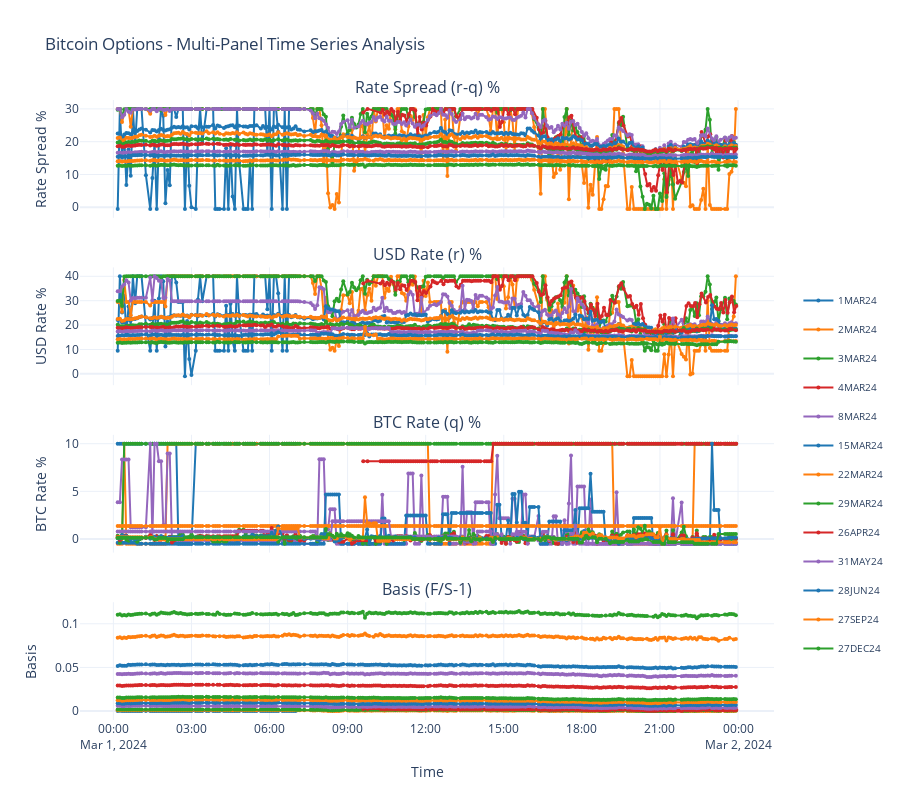

Here is the notebook cell this chart was saved with:
### Code cell
# Multi-panel visualization
# Plot rate spread, USD rate, BTC rate, and basis across time for each expiry

if not df_results.is_empty() and len(df_results) > 1:
    from plotly.subplots import make_subplots
    
    print("📊 MULTI-PANEL VISUALIZATION")
    
    # Create 4-panel subplot
    fig = make_subplots(
        rows=4, cols=1,
        subplot_titles=['Rate Spread (r-q) %', 'USD Rate (r) %', 'BTC Rate (q) %', 'Basis (F/S-1)'],
        vertical_spacing=0.08,
        shared_xaxes=True
    )
    
    colors = ['#1f77b4', '#ff7f0e', '#2ca02c', '#d62728', '#9467bd']
    
    # Plot data for each expiry
    for i, expiry in enumerate(symbol_manager.get_sorted_expiries()):
        expiry_data = df_results.filter(pl.col('expiry') == expiry).sort('timestamp')
        
        if not expiry_data.is_empty():
            color = colors[i % len(colors)]
            times = expiry_data['timestamp'].to_list()
            
            # Calculate basis (F/S - 1)
            basis_data = ((expiry_data['F'] / expiry_data['S']) - 1).to_list()
            
            # Panel data
            panels_data = [
                (expiry_data['rate_spread'] * 100).to_list(),  # Rate spread
                (expiry_data['r'] * 100).to_list(),            # USD rate
                (expiry_data['q'] * 100).to_list(),            # BTC rate  
                basis_data                                     # Basis (F/S-1)
            ]
            
            # Add traces for each panel
            for panel, data in enumerate(panels_data, 1):
                fig.add_trace(go.Scatter(
                    x=times,
                    y=data,
                    mode='lines+markers',
                    name=expiry,
                    line=dict(color=color, width=2),
                    marker=dict(size=4),
                    showlegend=(panel == 1),  # Show legend only for first panel
                    legendgroup=expiry        # Group traces by expiry
                ), row=panel, col=1)
    
    # Update layout
    fig.update_layout(
        title="Bitcoin Options - Multi-Panel Time Series Analysis",
        height=800,
        template='plotly_white',
        legend=dict(orientation="v", y=0.7, x=1.1, xanchor="center", font=dict(size=10))
    )
    
    # Update y-axis titles
    fig.update_yaxes(title_text="Rate Spread %", row=1, col=1)
    fig.update_yaxes(title_text="USD Rate %", row=2, col=1)
    fig.update_yaxes(title_text="BTC Rate %", row=3, col=1)
    fig.update_yaxes(title_text="Basis", row=4, col=1)
    fig.update_xaxes(title_text="Time", row=4, col=1)
    
    fig.show()
    print("✅ Visualization complete!")
    
else:
    print("📊 Insufficient data for visualization")

### Figure 1 — Plotly figure (JSON) as saved in the notebook; plotly's stock layout.template omitted (floating-point values rounded to 4 significant figures; data arrays with more than 128 entries replaced by an {"elided": "..."} marker saying what was removed)
{"data": [{"legendgroup": "1MAR24", "line": {"color": "#1f77b4", "width": 2}, "marker": {"size": 4}, "mode": "lines+markers", "name": "1MAR24", "showlegend": true, "type": "scatter", "x": ["2024-03-01T00:10:00", "2024-03-01T00:15:00", "2024-03-01T00:20:00", "2024-03-01T00:25:00", "2024-03-01T00:30:00", "2024-03-01T00:35:00", "2024-03-01T00:40:00", "2024-03-01T00:45:00", "2024-03-01T00:50:00", "2024-03-01T00:55:00", "2024-03-01T01:00:00", "2024-03-01T01:05:00", "2024-03-01T01:15:00", "2024-03-01T01:25:00", "2024-03-01T01:30:00", "2024-03-01T01:35:00", "2024-03-01T01:40:00", "2024-03-01T01:45:00", "2024-03-01T01:50:00", "2024-03-01T01:55:00", "2024-03-01T02:00:00", "2024-03-01T02:05:00", "2024-03-01T02:10:00", "2024-03-01T02:15:00", "2024-03-01T02:20:00", "2024-03-01T02:25:00", "2024-03-01T02:30:00", "2024-03-01T02:35:00", "2024-03-01T02:40:00", "2024-03-01T02:45:00", "2024-03-01T02:50:00", "2024-03-01T02:55:00", "2024-03-01T03:00:00", "2024-03-01T03:10:00", "2024-03-01T03:15:00", "2024-03-01T03:20:00", "2024-03-01T03:25:00", "2024-03-01T03:35:00", "2024-03-01T03:40:00", "2024-03-01T03:50:00", "2024-03-01T03:55:00", "2024-03-01T04:00:00", "2024-03-01T04:05:00", "2024-03-01T04:15:00", "2024-03-01T04:20:00", "2024-03-01T04:25:00", "2024-03-01T04:30:00", "2024-03-01T04:35:00", "2024-03-01T04:40:00", "2024-03-01T04:45:00", "2024-03-01T04:50:00", "2024-03-01T05:00:00", "2024-03-01T05:05:00", "2024-03-01T05:10:00", "2024-03-01T05:15:00", "2024-03-01T05:20:00", "2024-03-01T05:25:00", "2024-03-01T05:30:00", "2024-03-01T05:40:00", "2024-03-01T05:45:00", "2024-03-01T05:50:00", "2024-03-01T05:55:00", "2024-03-01T06:00:00", "2024-03-01T06:05:00", "2024-03-01T06:10:00", "2024-03-01T06:15:00", "2024-03-01T06:20:00", "2024-03-01T06:30:00", "2024-03-01T06:35:00", "2024-03-01T06:40:00", "2024-03-01T06:45:00", "2024-03-01T06:50:00", "2024-03-01T06:55:00", "2024-03-01T07:00:00"], "xaxis": "x", "y": [-0.5, 30.0, 15.12, 22.18, 6.786, 17.65, 9.574, 30.0, 18.91, 30.0, 30.0, 30.0, 9.796, -0.5, 8.924, 20.01, -0.5, 20.86, 30.0, 27.93, 1.239, 11.39, 6.691, 30.0, 30.0, 27.49, 30.0, 30.0, 30.0, -0.4975, 22.17, 6.549, 0.001551, -0.5, 20.49, 30.0, 19.73, 30.0, 30.0, 30.0, -0.4969, -0.4969, -0.5048, -0.5048, 17.96, -0.5, 18.79, 3.265, -0.5, 30.0, 13.68, -0.5, -0.5, -0.5, 14.26, -0.4998, 30.0, 30.0, 30.0, 29.99, 30.0, 16.45, 30.0, -0.5, 30.0, 30.0, 23.01, -0.5, 30.0, -0.5001, 30.0, 30.0, 30.0, 30.0], "yaxis": "y"}, {"legendgroup": "1MAR24", "line": {"color": "#1f77b4", "width": 2}, "marker": {"size": 4}, "mode": "lines+markers", "name": "1MAR24", "showlegend": false, "type": "scatter", "x": ["2024-03-01T00:10:00", "2024-03-01T00:15:00", "2024-03-01T00:20:00", "2024-03-01T00:25:00", "2024-03-01T00:30:00", "2024-03-01T00:35:00", "2024-03-01T00:40:00", "2024-03-01T00:45:00", "2024-03-01T00:50:00", "2024-03-01T00:55:00", "2024-03-01T01:00:00", "2024-03-01T01:05:00", "2024-03-01T01:15:00", "2024-03-01T01:25:00", "2024-03-01T01:30:00", "2024-03-01T01:35:00", "2024-03-01T01:40:00", "2024-03-01T01:45:00", "2024-03-01T01:50:00", "2024-03-01T01:55:00", "2024-03-01T02:00:00", "2024-03-01T02:05:00", "2024-03-01T02:10:00", "2024-03-01T02:15:00", "2024-03-01T02:20:00", "2024-03-01T02:25:00", "2024-03-01T02:30:00", "2024-03-01T02:35:00", "2024-03-01T02:40:00", "2024-03-01T02:45:00", "2024-03-01T02:50:00", "2024-03-01T02:55:00", "2024-03-01T03:00:00", "2024-03-01T03:10:00", "2024-03-01T03:15:00", "2024-03-01T03:20:00", "2024-03-01T03:25:00", "2024-03-01T03:35:00", "2024-03-01T03:40:00", "2024-03-01T03:50:00", "2024-03-01T03:55:00", "2024-03-01T04:00:00", "2024-03-01T04:05:00", "2024-03-01T04:15:00", "2024-03-01T04:20:00", "2024-03-01T04:25:00", "2024-03-01T04:30:00", "2024-03-01T04:35:00", "2024-03-01T04:40:00", "2024-03-01T04:45:00", "2024-03-01T04:50:00", "2024-03-01T05:00:00", "2024-03-01T05:05:00", "2024-03-01T05:10:00", "2024-03-01T05:15:00", "2024-03-01T05:20:00", "2024-03-01T05:25:00", "2024-03-01T05:30:00", "2024-03-01T05:40:00", "2024-03-01T05:45:00", "2024-03-01T05:50:00", "2024-03-01T05:55:00", "2024-03-01T06:00:00", "2024-03-01T06:05:00", "2024-03-01T06:10:00", "2024-03-01T06:15:00", "2024-03-01T06:20:00", "2024-03-01T06:30:00", "2024-03-01T06:35:00", "2024-03-01T06:40:00", "2024-03-01T06:45:00", "2024-03-01T06:50:00", "2024-03-01T06:55:00", "2024-03-01T07:00:00"], "xaxis": "x2", "y": [9.495, 40.0, 25.12, 32.17, 16.79, 27.65, 19.57, 40.0, 28.91, 40.0, 40.0, 40.0, 19.8, 9.5, 18.92, 30.01, 9.499, 30.86, 40.0, 37.93, 11.24, 21.39, 16.69, 40.0, 40.0, 37.49, 29.5, 29.5, 29.5, -0.9975, 21.67, 6.05, -0.4973, 9.5, 30.49, 40.0, 29.73, 40.0, 40.0, 40.0, 9.503, 9.503, 9.495, 9.495, 27.96, 9.5, 28.79, 13.26, 9.5, 40.0, 23.68, 9.5, 9.5, 9.5, 24.26, 9.5, 40.0, 40.0, 40.0, 39.99, 40.0, 26.45, 40.0, 9.5, 40.0, 40.0, 33.01, 9.5, 40.0, 9.5, 40.0, 40.0, 40.0, 40.0], "yaxis": "y2"}, {"legendgroup": "1MAR24", "line": {"color": "#1f77b4", "width": 2}, "marker": {"size": 4}, "mode": "lines+markers", "name": "1MAR24", "showlegend": false, "type": "scatter", "x": ["2024-03-01T00:10:00", "2024-03-01T00:15:00", "2024-03-01T00:20:00", "2024-03-01T00:25:00", "2024-03-01T00:30:00", "2024-03-01T00:35:00", "2024-03-01T00:40:00", "2024-03-01T00:45:00", "2024-03-01T00:50:00", "2024-03-01T00:55:00", "2024-03-01T01:00:00", "2024-03-01T01:05:00", "2024-03-01T01:15:00", "2024-03-01T01:25:00", "2024-03-01T01:30:00", "2024-03-01T01:35:00", "2024-03-01T01:40:00", "2024-03-01T01:45:00", "2024-03-01T01:50:00", "2024-03-01T01:55:00", "2024-03-01T02:00:00", "2024-03-01T02:05:00", "2024-03-01T02:10:00", "2024-03-01T02:15:00", "2024-03-01T02:20:00", "2024-03-01T02:25:00", "2024-03-01T02:30:00", "2024-03-01T02:35:00", "2024-03-01T02:40:00", "2024-03-01T02:45:00", "2024-03-01T02:50:00", "2024-03-01T02:55:00", "2024-03-01T03:00:00", "2024-03-01T03:10:00", "2024-03-01T03:15:00", "2024-03-01T03:20:00", "2024-03-01T03:25:00", "2024-03-01T03:35:00", "2024-03-01T03:40:00", "2024-03-01T03:50:00", "2024-03-01T03:55:00", "2024-03-01T04:00:00", "2024-03-01T04:05:00", "2024-03-01T04:15:00", "2024-03-01T04:20:00", "2024-03-01T04:25:00", "2024-03-01T04:30:00", "2024-03-01T04:35:00", "2024-03-01T04:40:00", "2024-03-01T04:45:00", "2024-03-01T04:50:00", "2024-03-01T05:00:00", "2024-03-01T05:05:00", "2024-03-01T05:10:00", "2024-03-01T05:15:00", "2024-03-01T05:20:00", "2024-03-01T05:25:00", "2024-03-01T05:30:00", "2024-03-01T05:40:00", "2024-03-01T05:45:00", "2024-03-01T05:50:00", "2024-03-01T05:55:00", "2024-03-01T06:00:00", "2024-03-01T06:05:00", "2024-03-01T06:10:00", "2024-03-01T06:15:00", "2024-03-01T06:20:00", "2024-03-01T06:30:00", "2024-03-01T06:35:00", "2024-03-01T06:40:00", "2024-03-01T06:45:00", "2024-03-01T06:50:00", "2024-03-01T06:55:00", "2024-03-01T07:00:00"], "xaxis": "x3", "y": [9.995, 9.996, 9.995, 9.995, 10.0, 10.0, 10.0, 9.999, 9.999, 10.0, 10.0, 10.0, 10.0, 10.0, 10.0, 10.0, 9.999, 10.0, 10.0, 10.0, 10.0, 10.0, 10.0, 10.0, 10.0, 10.0, -0.5, -0.5, -0.5, -0.5, -0.4993, -0.4992, -0.4989, 10.0, 10.0, 10.0, 10.0, 10.0, 10.0, 10.0, 10.0, 10.0, 10.0, 10.0, 10.0, 10.0, 10.0, 10.0, 10.0, 10.0, 10.0, 10.0, 10.0, 10.0, 10.0, 10.0, 10.0, 10.0, 10.0, 10.0, 10.0, 10.0, 10.0, 10.0, 10.0, 10.0, 10.0, 10.0, 10.0, 10.0, 10.0, 10.0, 10.0, 10.0], "yaxis": "y3"}, {"legendgroup": "1MAR24", "line": {"color": "#1f77b4", "width": 2}, "marker": {"size": 4}, "mode": "lines+markers", "name": "1MAR24", "showlegend": false, "type": "scatter", "x": ["2024-03-01T00:10:00", "2024-03-01T00:15:00", "2024-03-01T00:20:00", "2024-03-01T00:25:00", "2024-03-01T00:30:00", "2024-03-01T00:35:00", "2024-03-01T00:40:00", "2024-03-01T00:45:00", "2024-03-01T00:50:00", "2024-03-01T00:55:00", "2024-03-01T01:00:00", "2024-03-01T01:05:00", "2024-03-01T01:15:00", "2024-03-01T01:25:00", "2024-03-01T01:30:00", "2024-03-01T01:35:00", "2024-03-01T01:40:00", "2024-03-01T01:45:00", "2024-03-01T01:50:00", "2024-03-01T01:55:00", "2024-03-01T02:00:00", "2024-03-01T02:05:00", "2024-03-01T02:10:00", "2024-03-01T02:15:00", "2024-03-01T02:20:00", "2024-03-01T02:25:00", "2024-03-01T02:30:00", "2024-03-01T02:35:00", "2024-03-01T02:40:00", "2024-03-01T02:45:00", "2024-03-01T02:50:00", "2024-03-01T02:55:00", "2024-03-01T03:00:00", "2024-03-01T03:10:00", "2024-03-01T03:15:00", "2024-03-01T03:20:00", "2024-03-01T03:25:00", "2024-03-01T03:35:00", "2024-03-01T03:40:00", "2024-03-01T03:50:00", "2024-03-01T03:55:00", "2024-03-01T04:00:00", "2024-03-01T04:05:00", "2024-03-01T04:15:00", "2024-03-01T04:20:00", "2024-03-01T04:25:00", "2024-03-01T04:30:00", "2024-03-01T04:35:00", "2024-03-01T04:40:00", "2024-03-01T04:45:00", "2024-03-01T04:50:00", "2024-03-01T05:00:00", "2024-03-01T05:05:00", "2024-03-01T05:10:00", "2024-03-01T05:15:00", "2024-03-01T05:20:00", "2024-03-01T05:25:00", "2024-03-01T05:30:00", "2024-03-01T05:40:00", "2024-03-01T05:45:00", "2024-03-01T05:50:00", "2024-03-01T05:55:00", "2024-03-01T06:00:00", "2024-03-01T06:05:00", "2024-03-01T06:10:00", "2024-03-01T06:15:00", "2024-03-01T06:20:00", "2024-03-01T06:30:00", "2024-03-01T06:35:00", "2024-03-01T06:40:00", "2024-03-01T06:45:00", "2024-03-01T06:50:00", "2024-03-01T06:55:00", "2024-03-01T07:00:00"], "xaxis": "x4", "y": [-4.467e-06, 0.0002655, 0.0001324, 0.000192, 5.81e-05, 0.0001494, 8.016e-05, 0.0002483, 0.0001548, 0.0002426, 0.0002398, 0.0002369, 7.548e-05, -3.753e-06, 6.622e-05, 0.0001466, -3.616e-06, 0.0001488, 0.0002112, 0.000194, 8.492e-06, 7.693e-05, 4.456e-05, 0.0001969, 0.0001941, 0.0001753, 0.0001884, 0.0001855, 0.0001827, -2.981e-06, 0.0001307, 3.8e-05, 1.639e-08, -2.752e-06, 0.0001111, 0.0001598, 0.0001032, 0.0001513, 0.0001484, 0.0001427, -2.321e-06, -2.274e-06, -2.257e-06, -2.157e-06, 7.517e-05, -2.038e-06, 7.508e-05, 1.274e-05, -1.905e-06, 0.0001113, 4.946e-05, -1.706e-06, -1.658e-06, -1.61e-06, 4.475e-05, -1.528e-06, 8.848e-05, 8.562e-05, 7.991e-05, 7.704e-05, 7.42e-05, 3.912e-05, 6.849e-05, -1.093e-06, 6.279e-05, 5.994e-05, 4.378e-05, -8.593e-07, 4.852e-05, -7.632e-07, 4.281e-05, 3.996e-05, 3.71e-05, 3.425e-05], "yaxis": "y4"}, {"legendgroup": "2MAR24", "line": {"color": "#ff7f0e", "width": 2}, "marker": {"size": 4}, "mode": "lines+markers", "name": "2MAR24", "showlegend": true, "type": "scatter", "x": {"elided": "265 str values"}, "xaxis": "x", "y": {"elided": "265 float values"}, "yaxis": "y"}, {"legendgroup": "2MAR24", "line": {"color": "#ff7f0e", "width": 2}, "marker": {"size": 4}, "mode": "lines+markers", "name": "2MAR24", "showlegend": false, "type": "scatter", "x": {"elided": "265 str values"}, "xaxis": "x2", "y": {"elided": "265 float values"}, "yaxis": "y2"}, {"legendgroup": "2MAR24", "line": {"color": "#ff7f0e", "width": 2}, "marker": {"size": 4}, "mode": "lines+markers", "name": "2MAR24", "showlegend": false, "type": "scatter", "x": {"elided": "265 str values"}, "xaxis": "x3", "y": {"elided": "265 float values"}, "yaxis": "y3"}, {"legendgroup": "2MAR24", "line": {"color": "#ff7f0e", "width": 2}, "marker": {"size": 4}, "mode": "lines+markers", "name": "2MAR24", "showlegend": false, "type": "scatter", "x": {"elided": "265 str values"}, "xaxis": "x4", "y": {"elided": "265 float values"}, "yaxis": "y4"}, {"legendgroup": "3MAR24", "line": {"color": "#2ca02c", "width": 2}, "marker": {"size": 4}, "mode": "lines+markers", "name": "3MAR24", "showlegend": true, "type": "scatter", "x": {"elided": "264 str values"}, "xaxis": "x", "y": {"elided": "264 float values"}, "yaxis": "y"}, {"legendgroup": "3MAR24", "line": {"color": "#2ca02c", "width": 2}, "marker": {"size": 4}, "mode": "lines+markers", "name": "3MAR24", "showlegend": false, "type": "scatter", "x": {"elided": "264 str values"}, "xaxis": "x2", "y": {"elided": "264 float values"}, "yaxis": "y2"}, {"legendgroup": "3MAR24", "line": {"color": "#2ca02c", "width": 2}, "marker": {"size": 4}, "mode": "lines+markers", "name": "3MAR24", "showlegend": false, "type": "scatter", "x": {"elided": "264 str values"}, "xaxis": "x3", "y": {"elided": "264 float values"}, "yaxis": "y3"}, {"legendgroup": "3MAR24", "line": {"color": "#2ca02c", "width": 2}, "marker": {"size": 4}, "mode": "lines+markers", "name": "3MAR24", "showlegend": false, "type": "scatter", "x": {"elided": "264 str values"}, "xaxis": "x4", "y": {"elided": "264 float values"}, "yaxis": "y4"}, {"legendgroup": "4MAR24", "line": {"color": "#d62728", "width": 2}, "marker": {"size": 4}, "mode": "lines+markers", "name": "4MAR24", "showlegend": true, "type": "scatter", "x": {"elided": "156 str values"}, "xaxis": "x", "y": {"elided": "156 float values"}, "yaxis": "y"}, {"legendgroup": "4MAR24", "line": {"color": "#d62728", "width": 2}, "marker": {"size": 4}, "mode": "lines+markers", "name": "4MAR24", "showlegend": false, "type": "scatter", "x": {"elided": "156 str values"}, "xaxis": "x2", "y": {"elided": "156 float values"}, "yaxis": "y2"}, {"legendgroup": "4MAR24", "line": {"color": "#d62728", "width": 2}, "marker": {"size": 4}, "mode": "lines+markers", "name": "4MAR24", "showlegend": false, "type": "scatter", "x": {"elided": "156 str values"}, "xaxis": "x3", "y": {"elided": "156 float values"}, "yaxis": "y3"}, {"legendgroup": "4MAR24", "line": {"color": "#d62728", "width": 2}, "marker": {"size": 4}, "mode": "lines+markers", "name": "4MAR24", "showlegend": false, "type": "scatter", "x": {"elided": "156 str values"}, "xaxis": "x4", "y": {"elided": "156 float values"}, "yaxis": "y4"}, {"legendgroup": "8MAR24", "line": {"color": "#9467bd", "width": 2}, "marker": {"size": 4}, "mode": "lines+markers", "name": "8MAR24", "showlegend": true, "type": "scatter", "x": {"elided": "260 str values"}, "xaxis": "x", "y": {"elided": "260 float values"}, "yaxis": "y"}, {"legendgroup": "8MAR24", "line": {"color": "#9467bd", "width": 2}, "marker": {"size": 4}, "mode": "lines+markers", "name": "8MAR24", "showlegend": false, "type": "scatter", "x": {"elided": "260 str values"}, "xaxis": "x2", "y": {"elided": "260 float values"}, "yaxis": "y2"}, {"legendgroup": "8MAR24", "line": {"color": "#9467bd", "width": 2}, "marker": {"size": 4}, "mode": "lines+markers", "name": "8MAR24", "showlegend": false, "type": "scatter", "x": {"elided": "260 str values"}, "xaxis": "x3", "y": {"elided": "260 float values"}, "yaxis": "y3"}, {"legendgroup": "8MAR24", "line": {"color": "#9467bd", "width": 2}, "marker": {"size": 4}, "mode": "lines+markers", "name": "8MAR24", "showlegend": false, "type": "scatter", "x": {"elided": "260 str values"}, "xaxis": "x4", "y": {"elided": "260 float values"}, "yaxis": "y4"}, {"legendgroup": "15MAR24", "line": {"color": "#1f77b4", "width": 2}, "marker": {"size": 4}, "mode": "lines+markers", "name": "15MAR24", "showlegend": true, "type": "scatter", "x": {"elided": "264 str values"}, "xaxis": "x", "y": {"elided": "264 float values"}, "yaxis": "y"}, {"legendgroup": "15MAR24", "line": {"color": "#1f77b4", "width": 2}, "marker": {"size": 4}, "mode": "lines+markers", "name": "15MAR24", "showlegend": false, "type": "scatter", "x": {"elided": "264 str values"}, "xaxis": "x2", "y": {"elided": "264 float values"}, "yaxis": "y2"}, {"legendgroup": "15MAR24", "line": {"color": "#1f77b4", "width": 2}, "marker": {"size": 4}, "mode": "lines+markers", "name": "15MAR24", "showlegend": false, "type": "scatter", "x": {"elided": "264 str values"}, "xaxis": "x3", "y": {"elided": "264 float values"}, "yaxis": "y3"}, {"legendgroup": "15MAR24", "line": {"color": "#1f77b4", "width": 2}, "marker": {"size": 4}, "mode": "lines+markers", "name": "15MAR24", "showlegend": false, "type": "scatter", "x": {"elided": "264 str values"}, "xaxis": "x4", "y": {"elided": "264 float values"}, "yaxis": "y4"}, {"legendgroup": "22MAR24", "line": {"color": "#ff7f0e", "width": 2}, "marker": {"size": 4}, "mode": "lines+markers", "name": "22MAR24", "showlegend": true, "type": "scatter", "x": {"elided": "265 str values"}, "xaxis": "x", "y": {"elided": "265 float values"}, "yaxis": "y"}, {"legendgroup": "22MAR24", "line": {"color": "#ff7f0e", "width": 2}, "marker": {"size": 4}, "mode": "lines+markers", "name": "22MAR24", "showlegend": false, "type": "scatter", "x": {"elided": "265 str values"}, "xaxis": "x2", "y": {"elided": "265 float values"}, "yaxis": "y2"}, {"legendgroup": "22MAR24", "line": {"color": "#ff7f0e", "width": 2}, "marker": {"size": 4}, "mode": "lines+markers", "name": "22MAR24", "showlegend": false, "type": "scatter", "x": {"elided": "265 str values"}, "xaxis": "x3", "y": {"elided": "265 float values"}, "yaxis": "y3"}, {"legendgroup": "22MAR24", "line": {"color": "#ff7f0e", "width": 2}, "marker": {"size": 4}, "mode": "lines+markers", "name": "22MAR24", "showlegend": false, "type": "scatter", "x": {"elided": "265 str values"}, "xaxis": "x4", "y": {"elided": "265 float values"}, "yaxis": "y4"}, {"legendgroup": "29MAR24", "line": {"color": "#2ca02c", "width": 2}, "marker": {"size": 4}, "mode": "lines+markers", "name": "29MAR24", "showlegend": true, "type": "scatter", "x": {"elided": "261 str values"}, "xaxis": "x", "y": {"elided": "261 float values"}, "yaxis": "y"}, {"legendgroup": "29MAR24", "line": {"color": "#2ca02c", "width": 2}, "marker": {"size": 4}, "mode": "lines+markers", "name": "29MAR24", "showlegend": false, "type": "scatter", "x": {"elided": "261 str values"}, "xaxis": "x2", "y": {"elided": "261 float values"}, "yaxis": "y2"}, {"legendgroup": "29MAR24", "line": {"color": "#2ca02c", "width": 2}, "marker": {"size": 4}, "mode": "lines+markers", "name": "29MAR24", "showlegend": false, "type": "scatter", "x": {"elided": "261 str values"}, "xaxis": "x3", "y": {"elided": "261 float values"}, "yaxis": "y3"}, {"legendgroup": "29MAR24", "line": {"color": "#2ca02c", "width": 2}, "marker": {"size": 4}, "mode": "lines+markers", "name": "29MAR24", "showlegend": false, "type": "scatter", "x": {"elided": "261 str values"}, "xaxis": "x4", "y": {"elided": "261 float values"}, "yaxis": "y4"}, {"legendgroup": "26APR24", "line": {"color": "#d62728", "width": 2}, "marker": {"size": 4}, "mode": "lines+markers", "name": "26APR24", "showlegend": true, "type": "scatter", "x": {"elided": "260 str values"}, "xaxis": "x", "y": {"elided": "260 float values"}, "yaxis": "y"}, {"legendgroup": "26APR24", "line": {"color": "#d62728", "width": 2}, "marker": {"size": 4}, "mode": "lines+markers", "name": "26APR24", "showlegend": false, "type": "scatter", "x": {"elided": "260 str values"}, "xaxis": "x2", "y": {"elided": "260 float values"}, "yaxis": "y2"}, {"legendgroup": "26APR24", "line": {"color": "#d62728", "width": 2}, "marker": {"size": 4}, "mode": "lines+markers", "name": "26APR24", "showlegend": false, "type": "scatter", "x": {"elided": "260 str values"}, "xaxis": "x3", "y": {"elided": "260 float values"}, "yaxis": "y3"}, {"legendgroup": "26APR24", "line": {"color": "#d62728", "width": 2}, "marker": {"size": 4}, "mode": "lines+markers", "name": "26APR24", "showlegend": false, "type": "scatter", "x": {"elided": "260 str values"}, "xaxis": "x4", "y": {"elided": "260 float values"}, "yaxis": "y4"}, {"legendgroup": "31MAY24", "line": {"color": "#9467bd", "width": 2}, "marker": {"size": 4}, "mode": "lines+markers", "name": "31MAY24", "showlegend": true, "type": "scatter", "x": {"elided": "263 str values"}, "xaxis": "x", "y": {"elided": "263 float values"}, "yaxis": "y"}, {"legendgroup": "31MAY24", "line": {"color": "#9467bd", "width": 2}, "marker": {"size": 4}, "mode": "lines+markers", "name": "31MAY24", "showlegend": false, "type": "scatter", "x": {"elided": "263 str values"}, "xaxis": "x2", "y": {"elided": "263 float values"}, "yaxis": "y2"}, {"legendgroup": "31MAY24", "line": {"color": "#9467bd", "width": 2}, "marker": {"size": 4}, "mode": "lines+markers", "name": "31MAY24", "showlegend": false, "type": "scatter", "x": {"elided": "263 str values"}, "xaxis": "x3", "y": {"elided": "263 float values"}, "yaxis": "y3"}, {"legendgroup": "31MAY24", "line": {"color": "#9467bd", "width": 2}, "marker": {"size": 4}, "mode": "lines+markers", "name": "31MAY24", "showlegend": false, "type": "scatter", "x": {"elided": "263 str values"}, "xaxis": "x4", "y": {"elided": "263 float values"}, "yaxis": "y4"}, {"legendgroup": "28JUN24", "line": {"color": "#1f77b4", "width": 2}, "marker": {"size": 4}, "mode": "lines+markers", "name": "28JUN24", "showlegend": true, "type": "scatter", "x": {"elided": "262 str values"}, "xaxis": "x", "y": {"elided": "262 float values"}, "yaxis": "y"}, {"legendgroup": "28JUN24", "line": {"color": "#1f77b4", "width": 2}, "marker": {"size": 4}, "mode": "lines+markers", "name": "28JUN24", "showlegend": false, "type": "scatter", "x": {"elided": "262 str values"}, "xaxis": "x2", "y": {"elided": "262 float values"}, "yaxis": "y2"}, {"legendgroup": "28JUN24", "line": {"color": "#1f77b4", "width": 2}, "marker": {"size": 4}, "mode": "lines+markers", "name": "28JUN24", "showlegend": false, "type": "scatter", "x": {"elided": "262 str values"}, "xaxis": "x3", "y": {"elided": "262 float values"}, "yaxis": "y3"}, {"legendgroup": "28JUN24", "line": {"color": "#1f77b4", "width": 2}, "marker": {"size": 4}, "mode": "lines+markers", "name": "28JUN24", "showlegend": false, "type": "scatter", "x": {"elided": "262 str values"}, "xaxis": "x4", "y": {"elided": "262 float values"}, "yaxis": "y4"}, {"legendgroup": "27SEP24", "line": {"color": "#ff7f0e", "width": 2}, "marker": {"size": 4}, "mode": "lines+markers", "name": "27SEP24", "showlegend": true, "type": "scatter", "x": {"elided": "254 str values"}, "xaxis": "x", "y": {"elided": "254 float values"}, "yaxis": "y"}, {"legendgroup": "27SEP24", "line": {"color": "#ff7f0e", "width": 2}, "marker": {"size": 4}, "mode": "lines+markers", "name": "27SEP24", "showlegend": false, "type": "scatter", "x": {"elided": "254 str values"}, "xaxis": "x2", "y": {"elided": "254 float values"}, "yaxis": "y2"}, {"legendgroup": "27SEP24", "line": {"color": "#ff7f0e", "width": 2}, "marker": {"size": 4}, "mode": "lines+markers", "name": "27SEP24", "showlegend": false, "type": "scatter", "x": {"elided": "254 str values"}, "xaxis": "x3", "y": {"elided": "254 float values"}, "yaxis": "y3"}, {"legendgroup": "27SEP24", "line": {"color": "#ff7f0e", "width": 2}, "marker": {"size": 4}, "mode": "lines+markers", "name": "27SEP24", "showlegend": false, "type": "scatter", "x": {"elided": "254 str values"}, "xaxis": "x4", "y": {"elided": "254 float values"}, "yaxis": "y4"}, {"legendgroup": "27DEC24", "line": {"color": "#2ca02c", "width": 2}, "marker": {"size": 4}, "mode": "lines+markers", "name": "27DEC24", "showlegend": true, "type": "scatter", "x": {"elided": "252 str values"}, "xaxis": "x", "y": {"elided": "252 float values"}, "yaxis": "y"}, {"legendgroup": "27DEC24", "line": {"color": "#2ca02c", "width": 2}, "marker": {"size": 4}, "mode": "lines+markers", "name": "27DEC24", "showlegend": false, "type": "scatter", "x": {"elided": "252 str values"}, "xaxis": "x2", "y": {"elided": "252 float values"}, "yaxis": "y2"}, {"legendgroup": "27DEC24", "line": {"color": "#2ca02c", "width": 2}, "marker": {"size": 4}, "mode": "lines+markers", "name": "27DEC24", "showlegend": false, "type": "scatter", "x": {"elided": "252 str values"}, "xaxis": "x3", "y": {"elided": "252 float values"}, "yaxis": "y3"}, {"legendgroup": "27DEC24", "line": {"color": "#2ca02c", "width": 2}, "marker": {"size": 4}, "mode": "lines+markers", "name": "27DEC24", "showlegend": false, "type": "scatter", "x": {"elided": "252 str values"}, "xaxis": "x4", "y": {"elided": "252 float values"}, "yaxis": "y4"}], "layout": {"annotations": [{"font": {"size": 16}, "showarrow": false, "text": "Rate Spread (r-q) %", "x": 0.5, "xanchor": "center", "xref": "paper", "y": 1, "yanchor": "bottom", "yref": "paper"}, {"font": {"size": 16}, "showarrow": false, "text": "USD Rate (r) %", "x": 0.5, "xanchor": "center", "xref": "paper", "y": 0.73, "yanchor": "bottom", "yref": "paper"}, {"font": {"size": 16}, "showarrow": false, "text": "BTC Rate (q) %", "x": 0.5, "xanchor": "center", "xref": "paper", "y": 0.46, "yanchor": "bottom", "yref": "paper"}, {"font": {"size": 16}, "showarrow": false, "text": "Basis (F/S-1)", "x": 0.5, "xanchor": "center", "xref": "paper", "y": 0.19, "yanchor": "bottom", "yref": "paper"}], "height": 800, "legend": {"font": {"size": 10}, "orientation": "v", "x": 1.1, "xanchor": "center", "y": 0.7}, "title": {"text": "Bitcoin Options - Multi-Panel Time Series Analysis"}, "xaxis": {"anchor": "y", "domain": [0, 1], "matches": "x4", "showticklabels": false}, "xaxis2": {"anchor": "y2", "domain": [0, 1], "matches": "x4", "showticklabels": false}, "xaxis3": {"anchor": "y3", "domain": [0, 1], "matches": "x4", "showticklabels": false}, "xaxis4": {"anchor": "y4", "domain": [0, 1], "title": {"text": "Time"}}, "yaxis": {"anchor": "x", "domain": [0.81, 1], "title": {"text": "Rate Spread %"}}, "yaxis2": {"anchor": "x2", "domain": [0.54, 0.73], "title": {"text": "USD Rate %"}}, "yaxis3": {"anchor": "x3", "domain": [0.27, 0.46], "title": {"text": "BTC Rate %"}}, "yaxis4": {"anchor": "x4", "domain": [0, 0.19], "title": {"text": "Basis"}}}}
